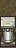

This game map was drawn from its Tiled (.tmx) file and the tilesets committed beside it. A one-line description and the full map source follow:
An orthogonal 1x3 tile map with 16x16 px tiles, 1 tile layer (Vrstva dlaždic 1), 2 tilesets.

<map version="1.0" tiledversion="1.1.6" orientation="orthogonal" renderorder="right-down" width="1" height="3" tilewidth="16" tileheight="16" infinite="0" nextobjectid="1">
 <tileset firstgid="1" source="ff4a_inside16.tsx" />
 <tileset firstgid="2010" source="ff4a_inside15.tsx" />
 <layer name="Vrstva dlaždic 1" width="1" height="3">
  <data encoding="csv">
450,
352,
401
</data>
 </layer>
</map>
